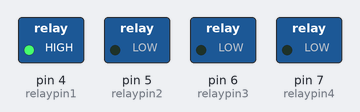
Recording of a sketch running on a simulated Arduino Uno, built with avr-gcc and run on an emulated ATmega328P. Shown: switched loads named in the sketch (green lamp = pin HIGH).

Above: at 0.5 s.
At 2.5 s:
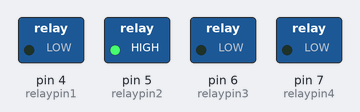
At 4.5 s:
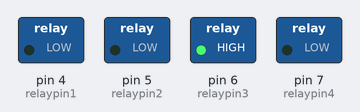
At 6.5 s:
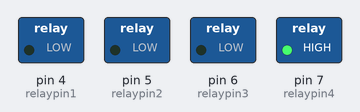
At 9.5 s:
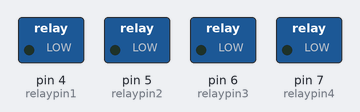
Timing chart, 0 to 10.4 s (numbered marks = the images above):
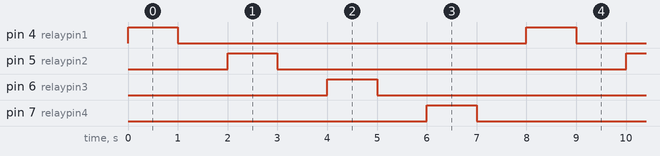

The sketch:

relayTestProgram.ino
```cpp
int relaypin1 = 4;
int relaypin2 = 5;
int relaypin3 = 6;
int relaypin4 = 7;

void setup() {
  // initialize digital pin 13 as an output.
  pinMode(relaypin1, OUTPUT);
  pinMode(relaypin2, OUTPUT);
  pinMode(relaypin3, OUTPUT);
  pinMode(relaypin4, OUTPUT);
}
void loop() {
  digitalWrite(relaypin1, HIGH);   // turn the LED on (HIGH is the voltage level)
  delay(1000);              // wait for a second
  digitalWrite(relaypin1, LOW);    // turn the LED off by making the voltage LOW
  delay(1000);              // wait for a second
  digitalWrite(relaypin2, HIGH);   // turn the LED on (HIGH is the voltage level)
  delay(1000);              // wait for a second
  digitalWrite(relaypin2, LOW);    // turn the LED off by making the voltage LOW
  delay(1000);              // wait for a second
  digitalWrite(relaypin3, HIGH);   // turn the LED on (HIGH is the voltage level)
  delay(1000);              // wait for a second
  digitalWrite(relaypin3, LOW);    // turn the LED off by making the voltage LOW
  delay(1000);              // wait for a second
  digitalWrite(relaypin4, HIGH);   // turn the LED on (HIGH is the voltage level)
  delay(1000);              // wait for a second
  digitalWrite(relaypin4, LOW);    // turn the LED off by making the voltage LOW
  delay(1000);              // wait for a second
}
```

Measured:
- by itself, pin 4 (relaypin1), pin 5 (relaypin2), pin 6 (relaypin3), pin 7 (relaypin4): alternates HIGH for 1.0 s and LOW for 7.0 s
- by itself, everything shown: repeats every 8.0 s, in 8 steps
